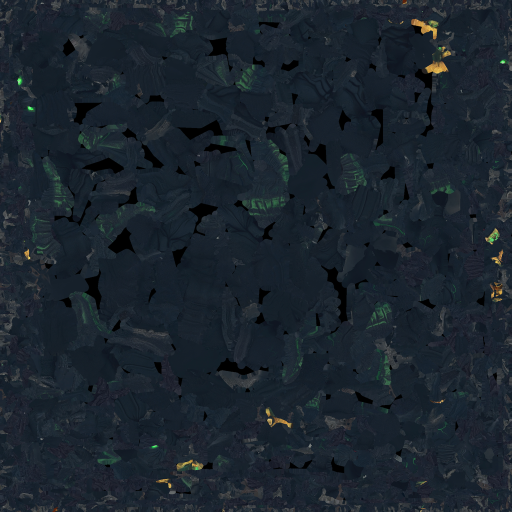
#> input picture lol-mod/assets_src/vfx/beast_basecolor.png, 1024 x 1024 px, found by its file name (shown at 1/2 size)
$ python -i ult_beast.py   (imports and definitions only)
#> lines starting #> are read from the running program, lines starting #| are printed output that depends on the picture
### lol-mod/tools/lolbin.py
"""Minimal reader/writer for League of Legends .bin property files (PROP v3).

Built for this mod project because pyritofile cannot read current bins.
Values:
  basic types -> python values (tuples for vectors)
  HASH/LINK   -> int (FNV1a 32-bit)
  PATH        -> int (xxh64)
  STRUCT/EMBED-> Struct(type_hash, [Field...], kind)
  LIST/LIST2  -> List(vtype, [values], kind)
  OPTION      -> Option(vtype, value_or_None)
  MAP         -> Map(ktype, vtype, [(k, v), ...])
"""
import struct
import xxhash

EMPTY, BOOL, S8, U8, S16, U16, S32, U32, S64, U64, F32, VEC2, VEC3, VEC4, MTX44, RGBA, STRING, HASH, PATH = range(19)
LIST, LIST2, STRUCT, EMBED, LINK, OPTION, MAP, FLAG = range(0x80, 0x88)

_FMT = {BOOL: '<?', S8: '<b', U8: '<B', S16: '<h', U16: '<H', S32: '<i', U32: '<I', S64: '<q', U64: '<Q',
        F32: '<f', VEC2: '<2f', VEC3: '<3f', VEC4: '<4f', MTX44: '<16f', RGBA: '<4B', HASH: '<I', PATH: '<Q',
        LINK: '<I', FLAG: '<B', EMPTY: '<3H'}


def fnv1a(s: str) -> int:
#> called with s = 'VfxPrimitiveArbitraryQuad'
    h = 0x811c9dc5
    for b in s.lower().encode('utf-8'):
        h = ((h ^ b) * 0x01000193) & 0xFFFFFFFF
    return h


def xxh64(s: str) -> int:
    return xxhash.xxh64(s.lower().encode('utf-8')).intdigest()


class Field:
    __slots__ = ('hash', 'type', 'value')

    # [4 lines left out: function __init__, not called in this run]


class Struct:
    __slots__ = ('type_hash', 'fields', 'kind')

    def __init__(self, type_hash, fields, kind=STRUCT):
        self.type_hash = fnv1a(type_hash) if isinstance(type_hash, str) else type_hash
        self.fields = fields
        self.kind = kind

    # helpers -----------------------------------------------------------
    # [6 lines left out: function field, not called in this run]

    def get(self, name, default=None):
        f = self.field(name)
        return f.value if f is not None else default

    # [6 lines left out: function set, not called in this run]

    def remove(self, name):
        h = fnv1a(name)
        self.fields = [f for f in self.fields if f.hash != h]

    def is_type(self, name):
        return self.type_hash == fnv1a(name)


class List:
    __slots__ = ('vtype', 'items', 'kind')

    def __init__(self, vtype, items, kind=LIST):
        self.vtype, self.items, self.kind = vtype, items, kind


class Option:
    __slots__ = ('vtype', 'value')

    def __init__(self, vtype, value):
        self.vtype, self.value = vtype, value


class Map:
    __slots__ = ('ktype', 'vtype', 'items')

    def __init__(self, ktype, vtype, items):
        self.ktype, self.vtype, self.items = ktype, vtype, items


class Entry:
    """One top-level object. If it could not be parsed, `raw` keeps its bytes
    (everything after the size field) and `type_hash` its class hash."""
    __slots__ = ('path_hash', 'struct', 'raw', 'type_hash')

    # [5 lines left out: function __init__, not called in this run]


class BinFile:
    # [14 lines left out: functions __init__, entry, not called in this run]


# ---------------------------------------------------------------- reading
class _R:
    def __init__(self, data):
        self.d, self.p = data, 0

    # [33 lines left out: functions fmt, value, not called in this run]

    def field(self):
        h, t = self.fmt('<IB')
        return Field(h, t, self.value(t))


# [63 lines left out: functions read, _wvalue, not called in this run]


def _wfield(f):
    return struct.pack('<IB', f.hash, f.type) + _wvalue(f.type, f.value)


# [23 lines left out: function write, not called in this run]

### lol-mod/tools/beast_anim.py
"""Animated Ego beast for the 'beast' ult: Meshy's rigged + animated monster (tools/char/beast_extract.py) turned into
a League animated mesh particle (.skn + .skl + .anm, like Riot's VfxPrimitiveMesh with mMeshSkeletonName /
mAnimationName - Aurora's dance spirits, Ambessa's R swipe, ...).

League space: Blender (x, y, z) -> (-x, z, y) * scale, so the beast faces -z (the camera) in a world-oriented
particle, +y up. An extra root joint carries the choreography on top of the Meshy clips (rise out of the pool,
lunge into the striker, shrink), so the whole performance is one clip that plays once from particle birth.
"""
import math
import os

import numpy as np

import lolrig as R
import lolskn

FPS = 30.0
HEIGHT = 430.0                     # standing height in League units (the striker is ~200)
BEHIND = 160.0                     # starts this far behind him (+z)
C = np.array([[-1.0, 0, 0], [0, 0, 1.0], [0, 1.0, 0]])
ROOT = 'MV_BeastRoot'
CUT_LEGW = 0.45                    # triangles following the legs more than this are cut away (ghost: no legs)
TAIL_JOINTS = 8
TAIL_RINGS, TAIL_SEG = 40, 18
TAIL_R0 = 58.0                     # tail radius at the hips (wraps the cut)
MESHY_TAIL = os.path.join(os.path.dirname(os.path.abspath(__file__)), '..', 'assets_src', 'vfx', 'genie_tail.npz')
TAIL_HEIGHT = 300.0                # the Meshy genie tail, scaled to this height
TAIL_TOP = np.array([0.0, 290.0, 18.0])   # where its top (the waist) sits, inside the cut hips (bind space)
TAIL_TILT = 22.0                   # degrees its lower end swings towards the camera, so the top-down view sees it


# [4 lines left out: function tail_curve, not called in this run]


class Beast:
    def __init__(self, npz):
        d = np.load(npz)
        self.names = [str(n) for n in d['names']]
        self.parents = [int(p) for p in d['parents']]
        P = d['pos']
        self.scale = HEIGHT / float(np.ptp(P[:, 2]))
        self.rest = np.array([self.conv(m) for m in d['rest']])
        self.pos = (P @ C.T) * self.scale
        self.pos[:, 1] -= self.pos[:, 1].min()
        self.lift = -(P[:, 2].min() * self.scale)          # feet on y = 0
        self.rest[:, 1, 3] += self.lift
        self.nrm = d['nrm'] @ C.T
        self.uv = d['uv'].astype(np.float64); self.tris = d['tris'].astype(np.int64)
        self.infl = d['infl'].astype(np.int64); self.w = d['w'].astype(np.float64)
        self.clips = {}
        for k in d.files:
            if k.startswith('clip_'):
                g = np.array([[self.conv(m) for m in fr] for fr in d[k]])
                g[:, :, 1, 3] += self.lift
                self.clips[k[5:]] = g                      # (frames @ 24 fps, joints, 4, 4) world
        self.n_body = len(self.names)
        self.ghost()

    # ---------------------------------------------------------------- the Ego ghost: no legs, a smoke tail
    def leg_weight(self):
        legs = [i for i, n in enumerate(self.names[:self.n_body]) if 'Leg' in n or 'Foot' in n or 'Toe' in n]
        return (self.w * np.isin(self.infl, legs)).sum(1)

    # [157 lines left out: functions ghost, conv, local_trs, meshy_tail, tail_bind, sample and 1 more, not called in this run]


def blend(a, b, f):
    return (a[0] + (b[0] - a[0]) * f, a[1] + (b[1] - a[1]) * f, slerp(a[2], b[2], f))


def smooth(x):
    x = min(max(x, 0.0), 1.0)
    return x * x * (3 - 2 * x)


# ---------------------------------------------------------------- choreography
# The beast lives for the whole ult (the R buff lasts 15 s) as a floating Ego ghost: no legs (cut at the hips) but a
# winding smoke tail on its own joints, so nothing touches the ground and nothing can slide.
# Segments follow each other with 0.15 s cross-fades:
# (clip, start s in the clip, length s in the clip, speed, label for synced effects, x it drifts to or None)
# Drifts glide sideways behind him (eased, leaning into the motion and turning a little towards where it goes). On
# top of every clip runs a procedural layer (figure-eight float, slow sway, breathing, head looking around, the tail's
# travelling wave), the arms and head are simulated springs (they lag, swing through and settle softly) and every hit
# makes the whole body sink with its weight.
DRIFT_SPEED = 140.0                # average units / s of a sideways drift (eased in and out)
DRIFT_X = 120.0
SEQUENCE = [   # the big actions happen right behind him (x 0), the calm watching out at his sides
    ('arise', 0.75, 1.08, 1.8, 'rise', None),       # claws its way up out of the pool, from all fours to upright
    ('scream', 0.55, 1.45, 1.65, 'roar', None),     # rears up, crouches wide and roars
    ('alert', 0.0, 1.4, 1.15, None, None),          # crouched, menacing, looks around
    ('idle', 0.0, None, None, 'drift', -DRIFT_X),   # swims through the air out to his left side ...
    ('cast1', 0.2, 1.9, 1.3, 'cast', None),         # ... raises a claw and gathers Ego like a spell
    ('idle', 0.3, None, None, 'drift', 0.0),        # swims back behind him
    ('pound', 1.38, 1.37, 1.4, 'pound', None),      # beats its chest
    ('stomp2', 0.0, 1.4, 1.4, 'stomp', None),       # slams the ground twice (shock waves under it)
    ('idle', 0.6, None, None, 'drift', DRIFT_X),    # swims out to his right side ...
    ('cast2', 0.1, 1.9, 1.3, 'cast', None),         # ... casts low with both claws
    ('idle', 0.1, None, None, 'drift', 0.0),        # back behind him
    ('upslash', 0.45, 1.25, 1.0, 'swipe', None),    # rips the air with an uppercut claw
    ('shout', 2.3, 1.9, 1.45, 'shout', None),       # spreads its arms and bellows
    ('look', 3.0, 1.0, 1.0, None, None),
    ('stomp', 0.0, 1.4, 1.4, 'stomp', None),        # angry slam
    ('charge', 0.1, None, 0.75, 'charge', None),    # charges up, both arms raised ... (length fills up to LENGTH)
    ('slam', 0.55, 1.55, 2.0, 'dive', None),        # ... and hurls itself head first into the striker
]
LOOPED = set()
# arm layers: Meshy's swim clips lie the body flat, so only their arm strokes are laid over the upright pose -
# it swims through the air while gliding and treads the air while hovering calmly (label -> clip, weight)
ARM_LAYER = {'drift': ('swimfwd', 0.8), None: ('swimidle', 0.45)}
ARM_JOINTS = ('LeftShoulder', 'LeftArm', 'LeftForeArm', 'LeftHand', 'RightShoulder', 'RightArm', 'RightForeArm', 'RightHand')
FADE = 0.3                         # long soft cross-fades: it flows from one action into the next
TURN = 0.35                        # seconds to turn towards / away from a drift
DRIFT_YAW = 30.0                   # turns a little towards where it glides
BANK = 9.0                         # degrees it leans into a drift at full speed
RISE = 0.45                        # seconds to climb out of the ground
DIVE = 0.55                        # last seconds: lunge into the striker and shrink away
LENGTH = 14.95                     # the R buff (15 s) ends right after
HOVER = 40.0                       # root height while floating (the hips sit ~275 above it, the tail hangs below)
BOB = 9.0                          # hover bob amplitude


# [59 lines left out: functions _segments, timeline, event_times, impacts, _path, not called in this run]


def _dip(d):
    """Weight of a hit d seconds after it: a little rise before, a heavy sink, a soft rebound."""
    return 7 * math.exp(-((d + 0.13) / 0.08) ** 2) - 20 * math.exp(-((d - 0.03) / 0.07) ** 2) + 5 * math.exp(-((d - 0.24) / 0.1) ** 2)


# [43 lines left out: functions root_motion, _axis_angle, _wobble, not called in this run]


# bone -> list of (world axis key, degrees, period s, seed, calm only): x = its side axis, y = up, z = facing axis
LIFE = {   # slow and wide: it sways like something floating in water
    'Hips': [('z', 3.5, 4.2, 0.3, False), ('x', 2.5, 3.6, 1.4, False)],
    'Spine02': [('x', 3.5, 3.4, 0.0, False), ('z', 2.0, 4.6, 0.9, False)],
    'Spine01': [('x', 3.0, 3.4, 0.6, False), ('z', 2.5, 4.6, 1.5, False)],
    'Spine': [('x', 3.0, 3.4, 1.2, False), ('z', 2.0, 4.6, 2.1, False)],
    'neck': [('y', 9.0, 3.4, 2.0, True), ('x', 4.0, 2.9, 0.5, True)],
    'Head': [('y', 12.0, 3.4, 2.4, True), ('x', 5.0, 2.2, 1.7, True), ('z', 4.0, 4.3, 3.0, True)],
    'LeftShoulder': [('x', 3.0, 2.6, 0.2, False)],
    'RightShoulder': [('x', 3.0, 2.6, 0.9, False)],
    'LeftArm': [('z', 6.0, 3.0, 1.3, True)],
    'RightArm': [('z', 6.0, 3.3, 2.9, True)],
    'LeftForeArm': [('x', 7.0, 2.4, 0.6, True)],
    'RightForeArm': [('x', 7.0, 2.7, 3.6, True)],
}


TAIL_WAVE = (2.8, 0.75, 7.0, 15.0)     # period s, phase per joint (rad), amplitude at the root / at the tip (deg)
TAIL_DRAG = 0.10                       # deg of trailing bend per unit/s of sideways speed


# [44 lines left out: function add_life, not called in this run]


# arm chain (joint, child whose position it aims at, spring frequency Hz, damping ratio, max lag deg)
HEAVY = [('LeftArm', 'LeftForeArm', 1.4, 0.28, 42.0), ('LeftForeArm', 'LeftHand', 1.7, 0.25, 48.0),
         ('RightArm', 'RightForeArm', 1.4, 0.28, 42.0), ('RightForeArm', 'RightHand', 1.7, 0.25, 48.0),
         ('neck', 'Head', 1.6, 0.35, 14.0)]
GRAVITY = 250.0                    # a ghost: the arms float, lag behind and swing through softly


# [47 lines left out: functions _globals, heavy_arms, not called in this run]


# the penta: the beast's true form appears for a moment behind him, rears up, roars with spread arms and sinks back
PENTA_SEQUENCE = [
    ('arise', 0.75, 1.08, 1.8, 'rise', None),
    ('scream', 0.55, 1.45, 1.65, 'roar', None),
    ('shout', 2.3, 1.9, 1.45, 'shout', None),
    ('alert', 0.4, None, 1.0, None, None),
]
PENTA_LENGTH = 3.6
PENTA_BEHIND = 380.0               # further back and bigger than the ult beast, so both can be there at once
PENTA_SCALE = 1.75


def penta_impacts():
    seq, ln = PENTA_SEQUENCE, PENTA_LENGTH
    return [(event_times('roar', 0.45, seq, ln)[0], 0.7), (event_times('shout', 0.0, seq, ln)[0] + 0.51, 1.0)]


# [33 lines left out: function compose, not called in this run]


# ---------------------------------------------------------------- League files
def compose_penta(beast):
    return compose(beast, PENTA_SEQUENCE, PENTA_LENGTH, penta_impacts(), 'sink', PENTA_BEHIND, PENTA_SCALE)


# [61 lines left out: functions files, globals_from_frames, preview_data, not called in this run]

### lol-mod/tools/ult_beast.py
"""The ult: METAVISION's chains burst and the Ego beast rises behind the striker and stays for the whole ult.

The beast is Meshy's rigged monster with 12 catalog actions, choreographed into one 15 s clip (tools/beast_anim.py)
and shipped as an animated mesh particle (skn + skl + anm in VfxMeshDefinitionData, like Riot's Aurora / Ambessa
effects). It lives in a persistent system on the R buff (YunaraR lasts 15 s), attached to his layout bone so it
follows him everywhere:
  - its offset behind him (+z, world) is in the animation's root joint and the mesh uses world orientation
    (isLocalOrientation 0), so it never turns when he turns;
  - every other emitter in the system has no sideways offset (only height), so nothing depends on his facing.
    Effects at the beast's head use a height that lines up with it on screen (League's camera looks down ~56 deg:
    being 160 units further back looks like ~240 units higher).
The beast is an Ego ghost: cut off at the hips (beast_anim.Beast.ghost) with a winding smoke tail of its own
(own .skn on 8 extra joints of the same skeleton, same animation), see-through (55 %, head more opaque so the face
reads) with a bright rim and an inner light, veins pulsing like a heartbeat; solid only for a moment on each hit. A
ring with faint mist lies on the ground under both. It floats like under water (figure eight, slow sway, soft
cross-fades, arms and head swinging through, the tail trailing every glide). Every hit makes it sink with its weight
(beast_anim.impacts) and sends a shock over the ground under it (a ring and glowing cracks lying flat at its ground
height - a height above him that lines up with it on screen - plus dust, and a ring on the real ground for the big
ones).
Timeline (seconds after R): rise + roar, crouch and watch, glide out to his left and watch, glide back, chest pound,
slams, glide to his right and crouch, back, claw swipe, arms-spread bellow, look, slam, crouch, then it hurls itself
into him as the screen chains burst (14.6). Its veins pulse like a heartbeat.
"""
import math
import os

import numpy as np
from PIL import Image

import lolbin as L
import vfxlib as V
import beast_anim as BA
import meshy_props as MP
from vfxshapes import holo, fade

F = L.Field
FLOW = (0.10, 0.65, 0.30); DEEP = (0.02, 0.36, 0.16); HI = (0.62, 0.98, 0.72); WH = (1.0, 1.0, 1.0)
VIO = (0.55, 0.30, 0.95); LAV = (0.80, 0.70, 1.0); SHADOW = (0.05, 0.02, 0.08)
BODY_ALPHA = 0.55                          # the ghost's opacity between its hits (clarity)
PART = 'Characters/Yunara/Skins/Skin0/Particles/'
SYSTEM = 'MV_R_EgoBeast'
BEAST_BASE = 'assets/characters/yunara/skins/base/particles/mvfx/mvfx_v2_beast'
WORLD = dict(local_orientation=False)
SCREEN_UP = math.tan(math.radians(56))          # height that matches being further back on screen
HEAD_Y = 390 + BA.HOVER + BA.BEHIND * SCREEN_UP   # the beast's head, as a height above him (it floats at HOVER)
CHEST_Y = 300 + BA.HOVER + BA.BEHIND * SCREEN_UP
GROUND_B = BA.BEHIND * SCREEN_UP           # the ground under the beast, as a height above him
TAIL_Y = GROUND_B + 150                    # around the middle of its smoke tail (it floats, see beast_anim.HOVER)
FLAT = (90, 0, 0)                          # Riot's rotation for a quad lying flat (not glued to the terrain)
QUAD = L.Struct('VfxPrimitiveArbitraryQuad', [], L.STRUCT)


# ------------------------------------------------------------------ textures
# [56 lines left out: functions _noise, shadow_pool, shadow_ring, smoke_violet, smoke_puff, not called in this run]


BODY_TEX_ALPHA = 0.8               # body opacity in the texture; the head keeps 1.0 (its face stays readable)


# [26 lines left out: function _raster, not called in this run]


def ghost_alpha(root, s=1024):
    """Alpha of the ghost body in texture space: the hips (cut, see beast_anim.Beast.ghost) dissolve into a ragged
    smoky edge where the tail takes over; the head stays more opaque than the body so the face reads clearly.
    Returns (alpha, edge) with edge = how much a texel sits in the dissolving band."""
    b = BA.Beast(os.path.join(root, 'assets_src', 'vfx', 'beast_rig.npz'))
    cut = 1 - np.clip((b.legw - 0.10) / (BA.CUT_LEGW - 0.10), 0, 1)
    head = [b.names.index(n) for n in ('neck', 'Head', 'head_end', 'headfront')]
    headw = np.clip((b.w * np.isin(b.infl, head)).sum(1) * 1.5, 0, 1)
    a_cut = _raster(b, cut, s)
    band = (a_cut > 0.0) & (a_cut < 1.0)
    a_cut = np.clip(a_cut + (_noise(s, 3, 21) - 0.5) * 0.6 * band, 0, 1) ** 1.3
    edge = np.clip(4 * a_cut * (1 - a_cut), 0, 1)
    a_head = _raster(b, headw, s)
    alpha = a_cut * (BODY_TEX_ALPHA + (1 - BODY_TEX_ALPHA) * a_head)
    return alpha, edge


def beast_colour(root, s=1024):
    """Epic green-violet skin from Meshy's base colour: obsidian to violet by brightness, Meshy's own green (eyes,
    horn tips) boosted, plus glowing green veins (iso-lines of a smooth noise). The cut hips dissolve into smoke (alpha),
    their dissolving edge smoulders violet-green; the head is more opaque. Returns (skin, emissive, inner light)."""
#> called with s = 1024
    from scipy.ndimage import gaussian_filter
    base = np.asarray(Image.open(os.path.join(root, 'assets_src', 'vfx', 'beast_basecolor.png')).convert('RGB').resize((s, s))).astype(np.float32) / 255
    v2 = os.path.join(root, 'assets_src', 'vfx', 'beast_basecolor_v2.png')
    if os.path.exists(v2):      # Meshy retexture in the genie tail's style (same UVs): its surface detail drives the shading
        skin2 = np.asarray(Image.open(v2).convert('RGB').resize((s, s))).astype(np.float32) / 255
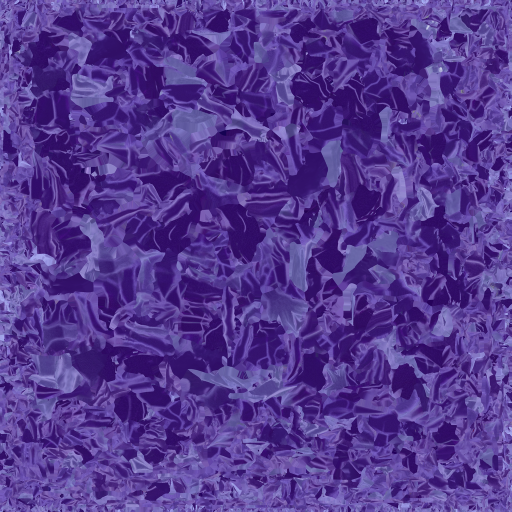
#> input picture lol-mod/assets_src/vfx/beast_basecolor_v2.png, 1024 x 1024 px, found by its file name (shown at 1/2 size)
        Lum = skin2.mean(-1)
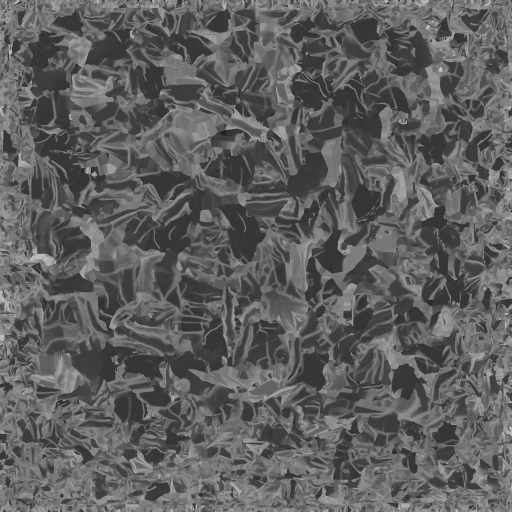
#> Lum: shape (1024, 1024) float32 (shown at 1/2 size); min 0.12, max 0.839, mean 0.373
        t = np.clip((Lum - np.percentile(Lum, 5)) / (np.percentile(Lum, 98) - np.percentile(Lum, 5) + 1e-6), 0, 1) ** 1.2
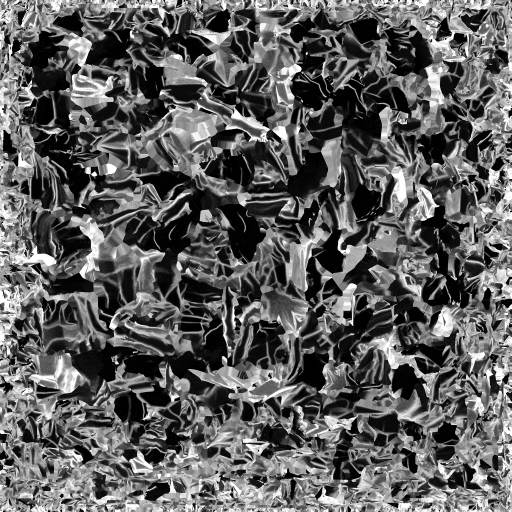
#> t: shape (1024, 1024) float32 (shown at 1/2 size); min 0, max 1, mean 0.371
    else:
        Lum = base.mean(-1)
        t = np.clip(Lum * 2.2, 0, 1) ** 1.1
    deep = np.array([0.05, 0.015, 0.09]); vio = np.array([0.46, 0.20, 0.80]); hi = np.array([0.78, 0.62, 1.0])
    col = deep + (vio - deep) * t[..., None] + (hi - vio) * np.clip(t - 0.75, 0, 1)[..., None] * 2
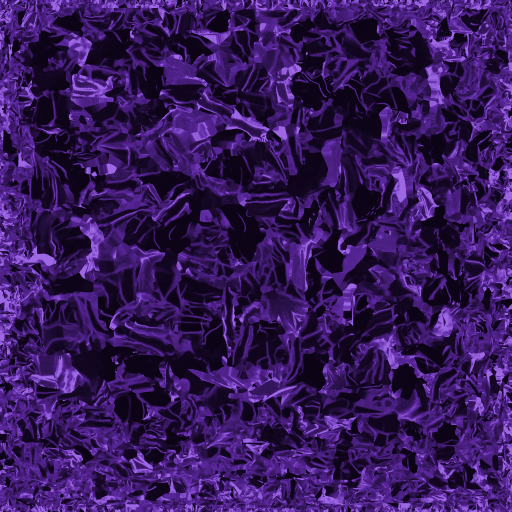
#> col: shape (1024, 1024, 3) float64 (shown at 1/2 size); mean of channels 0, 1, 2 0.212, 0.0962, 0.36; drawn as R, G, B
    green = np.clip((base[..., 1] - np.maximum(base[..., 0], base[..., 2])) * 6, 0, 1)
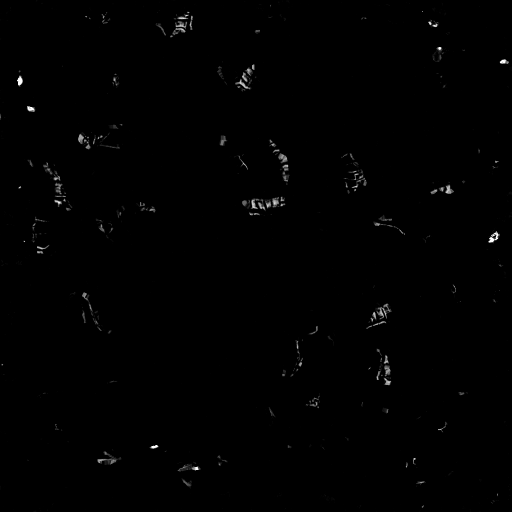
#> green: shape (1024, 1024) float32 (shown at 1/2 size); min 0, max 1, mean 0.00481
    warm = np.clip((np.minimum(base[..., 0], base[..., 1]) - base[..., 2]) * 4 - 0.4, 0, 1)    # the glowing mouth
    green = np.maximum(green, warm)
#> (the rest of the program and of its run is left out)
